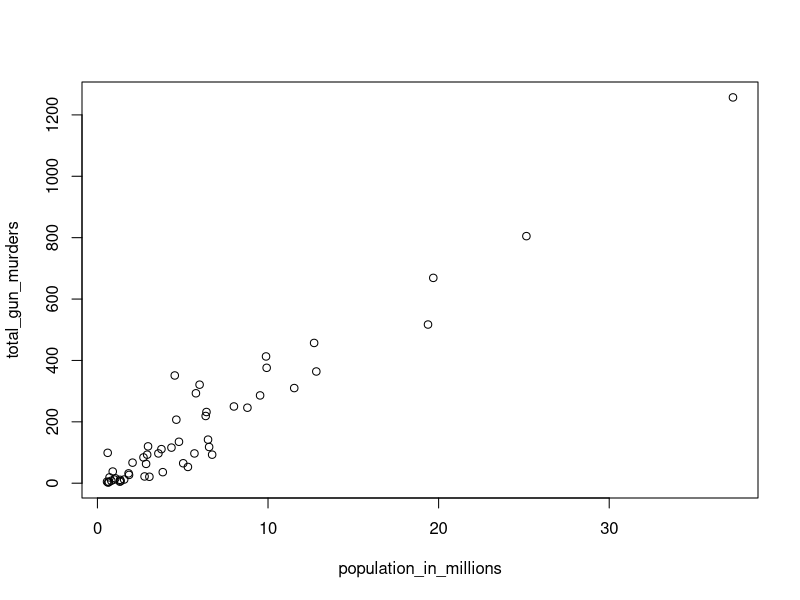
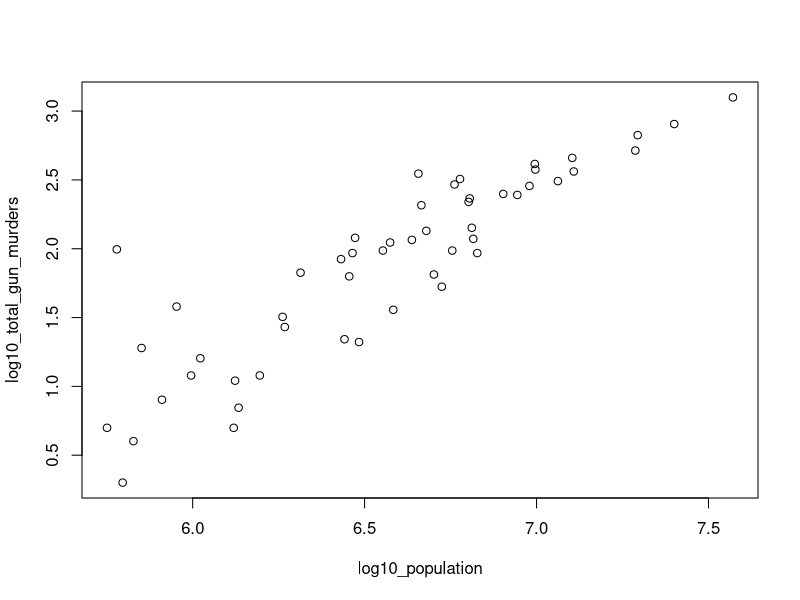
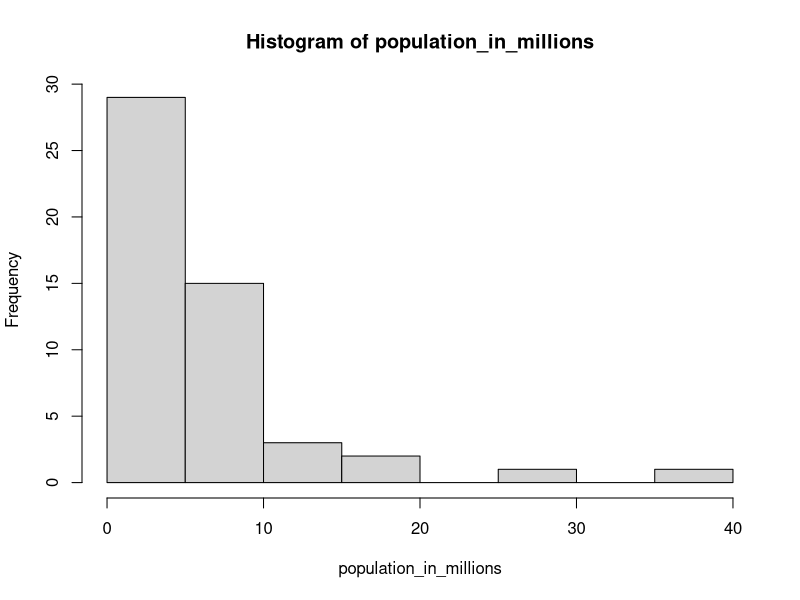
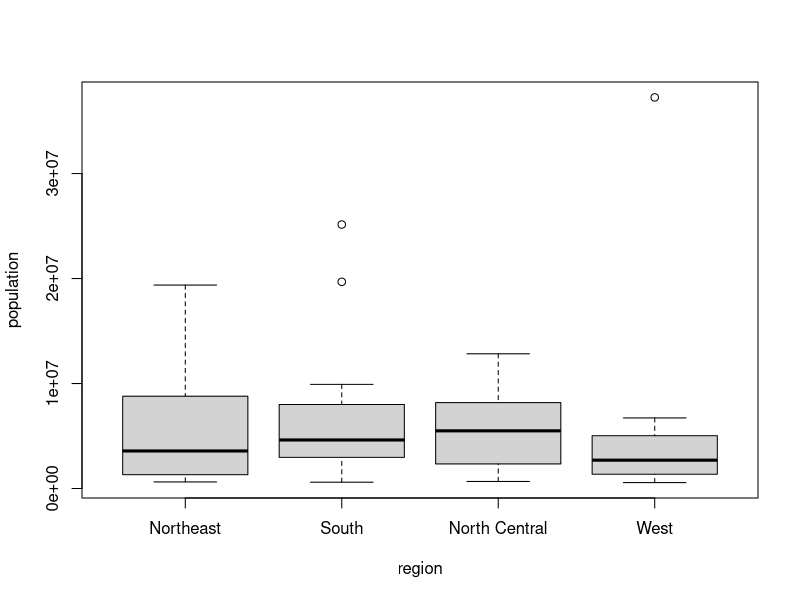

Write R code to recreate these figures, in order.
#=================================Assessment 8==================================

# Scatterplots
# We made a plot of total murders versus population and noted a strong 
# relationship: not surprisingly states with larger populations had more 
# murders. You can run the code in the console to get the plot.
#
# library(dslabs)
# data(murders)
# 
# population_in_millions <- murders$population/10^6
# total_gun_murders <- murders$total
#
# plot(population_in_millions, total_gun_murders)
# Note that many states have populations below 5 million and are bunched up 
# in the plot. We may gain further insights from making this plot in the log 
# scale.

# Load the datasets and define some variables
library(dslabs)
data(murders)

population_in_millions <- murders$population/10^6
total_gun_murders <- murders$total

plot(population_in_millions, total_gun_murders)

# Transform population (not population in millions) using the log10 
# transformation and save to object log10_population
log10_population <- log10(murders$population)
log10_population
# Transform total gun murders using log10 transformation and save to object 
# log10_total_gun_murders
log10_total_gun_murders <- log10(total_gun_murders)
log10_total_gun_murders
# Create a scatterplot with the log scale transformed population and murders 
plot(log10_population, log10_total_gun_murders)

# Histograms
# Now we are going to make a histogram.

# Store the population in millions and save to population_in_millions 
population_in_millions <- murders$population/10^6

# Create a histogram of this variable
hist(population_in_millions)

# Boxplots
# Now we are going to make boxplots. Boxplots are useful when we want a
# summary of several variables or several strata of the same variables. 
# Making too many histograms can become too cumbersome.

# Create a boxplot of state populations by region for the murders dataset
boxplot(population~region, data=murders)
